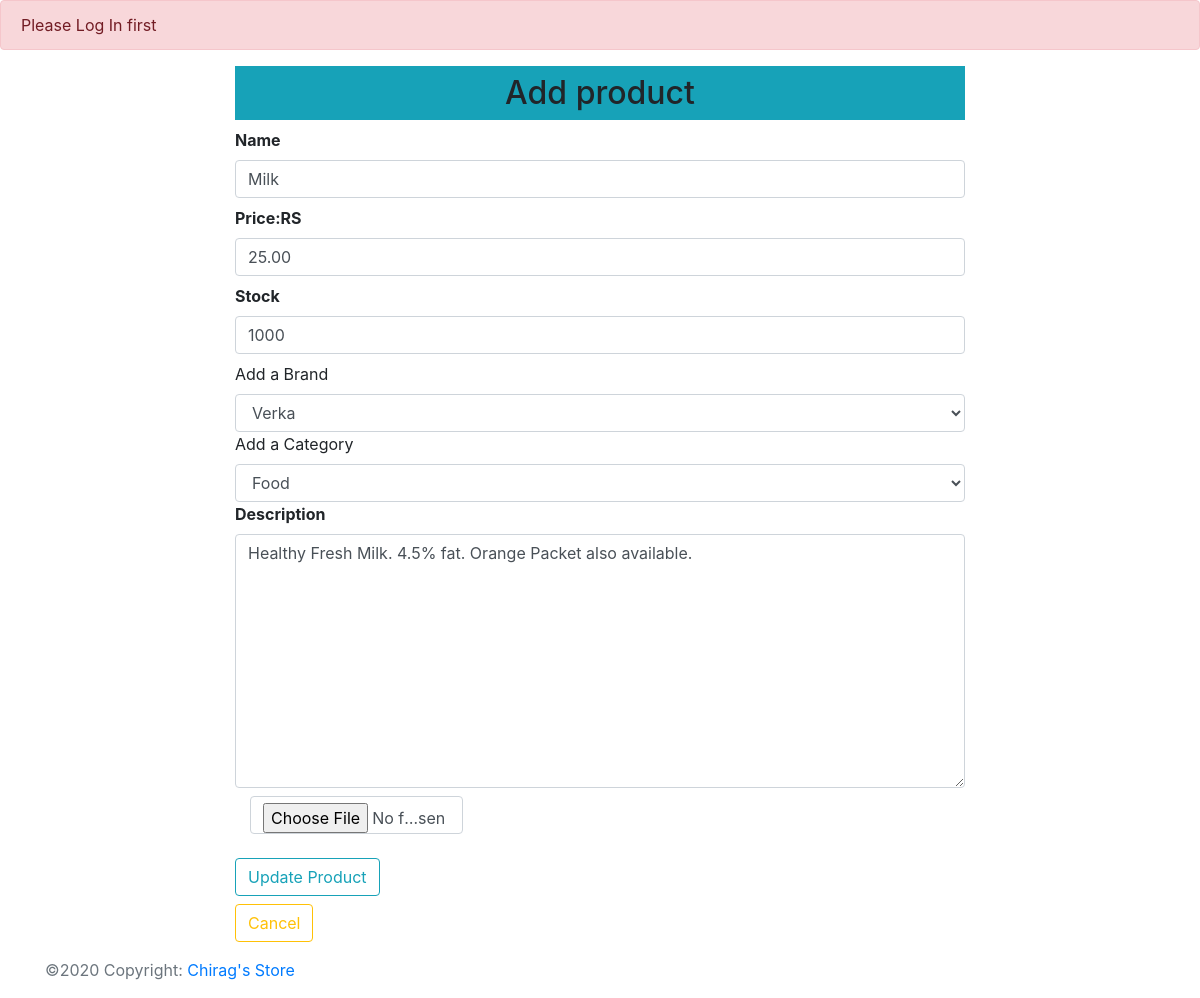
Page /updateproduct/1 on the committed database.
### shop/products/models.py (models this page shows, shortened)
class Product(db.Model):
    id = db.Column(db.Integer, primary_key=True)
    name = db.Column(db.String(80), nullable=False)
    price = db.Column(db.Numeric(10,2), nullable=False)
    stock = db.Column(db.Integer, nullable=False)
    desc = db.Column(db.Text, nullable=False)
    pub_date = db.Column(db.DateTime, nullable=False,default=datetime.now())
    brand_id = db.Column(db.Integer, db.ForeignKey('brand.id'),nullable=False)
    brand = db.relationship('Brand', backref=db.backref('brand', lazy=True))
    category_id = db.Column(db.Integer, db.ForeignKey('category.id'),nullable=False)
    category = db.relationship('Category' , backref=db.backref('category', lazy=True))
    image_1 = db.Column(db.String(256), nullable=False, default='image1.jpg')

class Brand(db.Model):
    id = db.Column(db.Integer, primary_key=True)
    name = db.Column(db.String(64), nullable=False, unique=True)

class Category(db.Model):
    id = db.Column(db.Integer, primary_key=True)
    name = db.Column(db.String(64), nullable=False, unique=True)

### shop/products/routes.py (the view, shortened to what this page needs)
@app.route('/updateproduct/<int:id>', methods=["GET", "POST"])
def updateproduct(id):
    if 'email' not in session:
        flash('Please Log In first', 'danger')
    brands = Brand.query.all()
    categories = Category.query.all()
    brand = request.form.get('brand')
    category = request.form.get('category')
    product = Product.query.get_or_404(id)
    form = AddProducts(request.form)
    form.name.data = product.name
    form.price.data = product.price
    form.stock.data = product.stock
    form.desc.data = product.desc
    return render_template('products/updateproduct.html', title="Update Product", form=form, brands=brands,
                        categories=categories, product=product) #, updatebrand=updatebrand)

### shop/products/forms.py
class AddProducts(Form):
    name = StringField("Name", [validators.DataRequired()])
    price = IntegerField("Price:RS ", [validators.DataRequired()])
    stock = IntegerField("Stock", [validators.DataRequired()])
    desc = TextAreaField("Description", [validators.DataRequired()])
    image_1 = FileField('Image 1', validators=[FileAllowed(['jpg, jpeg, png, svg, gif'])])

### shop/templates/products/updateproduct.html (shortened to what this page needs)
{% extends 'layout.html' %}
{% block body_block %}
{% include '_messages.html' %}
<div class="container">
    <div class="row">
    <div class="col-md-2"></div>
    <div class="col-md-8">
        <h2 class="text-center bg-info p-2">
            Add product
        </h2>
        {% from '_formhelpers.html' import render_field %}
        <form method="POST" enctype="multipart/form-data">
            {{ render_field(form.name, class="form-control", placeholder="Product Name")}}
            {{ render_field(form.price, class="form-control", placeholder="Price") }}
            {{ render_field(form.stock, class="form-control", placeholder="Stock") }}
            <label for="brand">Add a Brand</label>
            <select class="form-control" name="brand" id="brand">
                <option value="{{product.brand_id}}" class="form-control" required>{{product.brand.name}}</option>
            </select>
            <label for="category">Add a Category</label>
            <select class="form-control" name="category" id="category">
                <option value="{{product.category_id}}" class="form-control" required>{{product.category.name}}</option>
            </select>
            {{ render_field(form.desc, class="form-control", placeholder="Product Description", rows=10) }}
            <div class="container">
                <div class="row">
                    <div class="col-md-4">
                        <input type="file" name="image_1" class="form-control">
                    </div>
                </div>
            </div>
            <button type="submit" class="btn btn-outline-info mt-4">Update Product</button>
        </form>
        <a href="{{url_for('admin')}}" class="btn btn-outline-warning mt-2">Cancel</a>
    </div>
    <div class="col-md-2"></div>
</div>
</div>
{% endblock body_block %}

### shop/templates/_formhelpers.html (shortened to what this page needs)
{% macro render_field(field) %}
  <dt>{{ field.label }}
  <dd>{{ field(**kwargs)|safe }}
  </dd>
{% endmacro %}

### rows in the picture
Product: name "Milk", price "25.00", stock "1000", desc "Healthy Fresh Milk. 4.5% fat. Orange Packet also available."
Brand: brand "Verka"
Category: category "Food"

### other values in the picture
{{ message }} "Please Log In first"
{{ field.label }} "Name Price:RS Stock Description"
